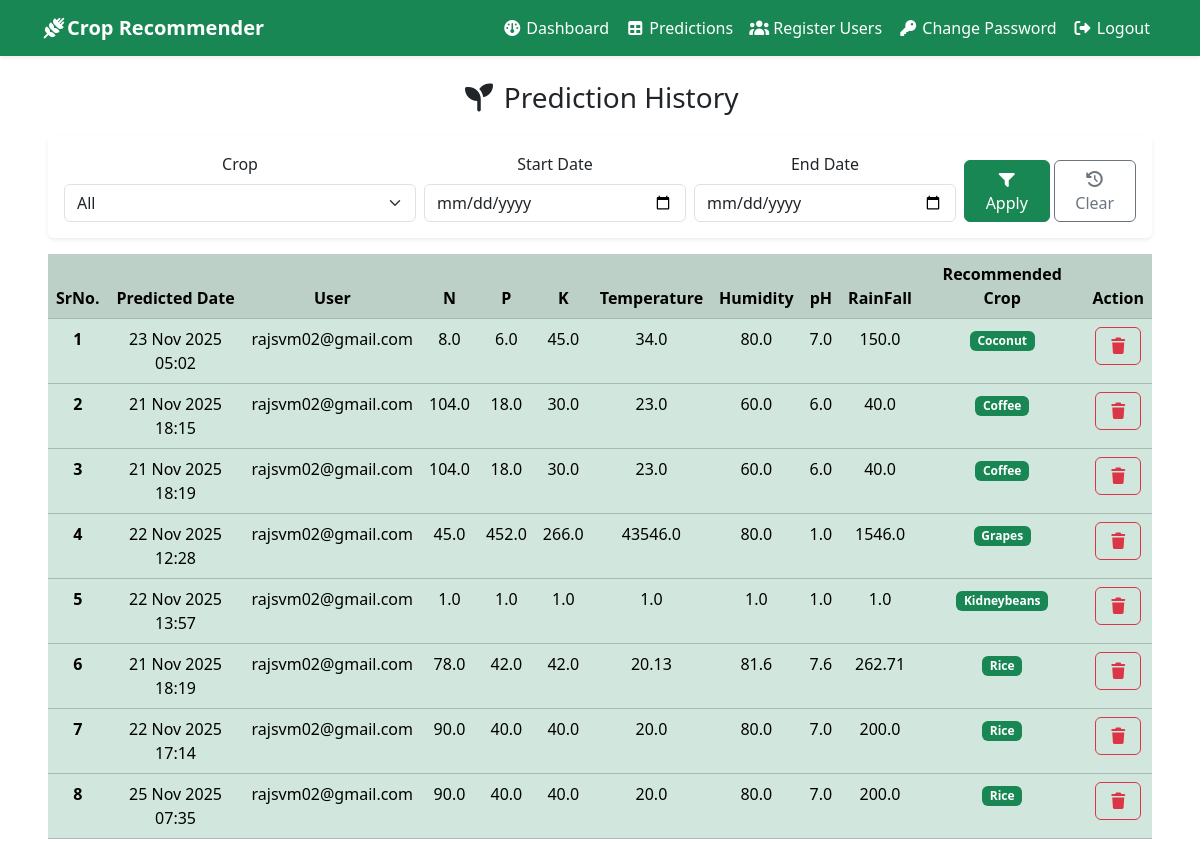
The app's page /admin_pred_list/ (signed in), older data.
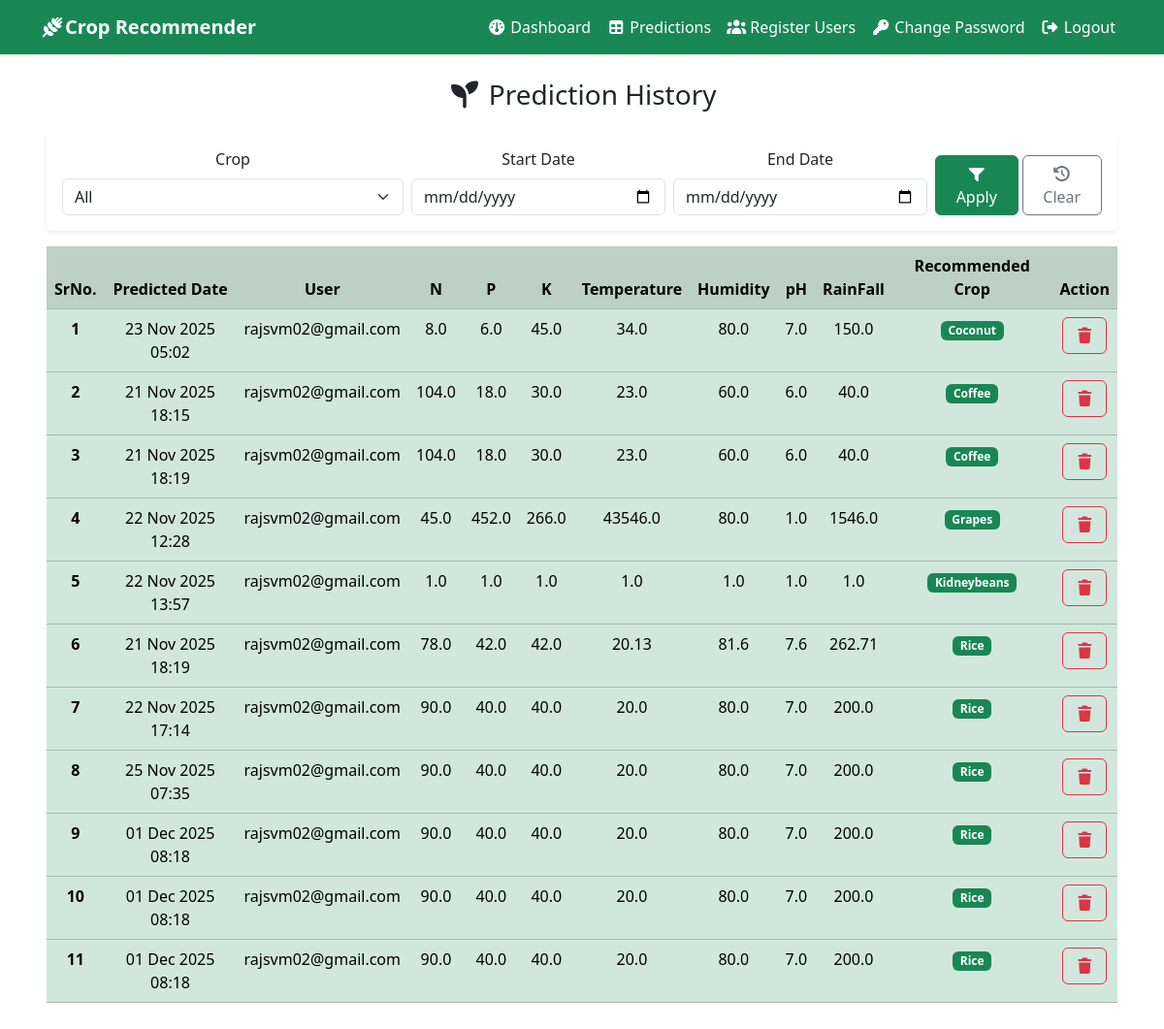
The same page, newer data.
### recommender/models.py (models this page shows, shortened)
class Prediction(models.Model):
    user = models.ForeignKey(User,on_delete=models.CASCADE,related_name='predictions')
    N = models.FloatField()
    P = models.FloatField()
    K = models.FloatField()
    temperature = models.FloatField()
    humidity = models.FloatField()
    ph = models.FloatField()
    rainfall = models.FloatField()
    predicted_label = models.CharField(max_length=100)
    created_at = models.DateTimeField(auto_now_add = True)
    class Meta:
        ordering = ['-created_at']

### recommender/views.py (the view)
# urls.py: path('admin_pred_list/',AdminUserPrediction, name="admin_pred_list"),
@user_passes_test(is_staff,login_url="admin_login")
def AdminUserPrediction(request):
    qs = Prediction.objects.order_by('predicted_label').select_related('user')
    crop = request.GET.get('crop')
    start_date = request.GET.get('start')
    end_date = request.GET.get('end')
    if crop:
        qs = qs.filter(predicted_label__iexact=crop)
    s_date = parse_date(start_date) if start_date else None
    e_date = parse_date(end_date) if end_date else None
    if s_date:
        qs = qs.filter(create_at__date__gte = s_date)
    if e_date:
        qs =qs.filter(create_at__date__lte = e_date)
    crops = (Prediction.objects.order_by('predicted_label').values_list('predicted_label',flat=True).distinct())
    context = {
        "qs" : qs,
        "crops" :crops,
        "current_crop" : crop,
        "start" : start_date,
        "end" : end_date
    }
    return render(request,"user_predictions.html",context)

### recommender/views.py (called while the page is built)
def is_staff(user):
    return user.is_authenticated and user.is_staff

### recommender/templates/user_predictions.html (shortened to what this page needs)
{% extends 'base.html' %}
{% block content %}
<div class="text-center mx-4 ">
    <h3 class="mb-3"> <i class="fa-solid mb-2 mt-1 fa-seedling"></i> Prediction History</h3>
    <form method="get" class="card card-body shadow-sm border-0 mb-3">
        <div class="row g-2">
            <div class="col-md-4">
                <label class="form-label">Crop</label>
                <select name="crop" class="form-select">
                    <option value="">All</option>
                </select>
            </div>
            <div class="col-md-3">
                <label class="form-label">Start Date</label>
                <input type="date" name="start" value="" class="form-control">
            </div>
            <div class="col-md-3">
                <label class="form-label">End Date</label>
                <input type="date" name="end" value="" class="form-control">
            </div>
            <div class="col-md-2 d-flex align-items-end gap-1">
               <button class="btn btn-success w-80" type="submit">
                <i class="fa-solid fa-filter"></i> Apply
               </button>
               <button type="reset" class="btn btn-outline-secondary w-80"><i class="fa-solid fa-clock-rotate-left"></i> Clear</a>
            </div>
        </div>
    </form>
    <div class="table-responsive">
        <table class="table table-success  table-hover">
            <thead>
                <tr class="table-active">
                    <th scope="col">SrNo.</th>
                    <th scope="col">Predicted Date</th>
                    <th scope="col">User</th>
                    <th scope="col">N</th>
                    <th scope="col">P</th>
                    <th scope="col">K</th>
                    <th scope="col">Temperature</th>
                    <th scope="col">Humidity</th>
                    <th scope="col">pH</th>
                    <th scope="col">RainFall</th>
                    <th scope="col">Recommended Crop</th>
                    <th scope="col">Action</th>
                </tr>
            </thead>
            <tbody>
                {% for p in qs %}
                <tr>
                    <th>{{forloop.counter}}</th>
                    <td>{{p.created_at|date:"d M Y H:i"}}</td>
                    <td>{{p.user.username}}</td>
                    <td>{{p.N}}</td>
                    <td>{{p.P}}</td>
                    <td>{{p.K}}</td>
                    <td>{{p.temperature}}</td>
                    <td>{{p.humidity}}</td>
                    <td>{{p.ph}}</td>
                    <td>{{p.rainfall}}</td>
                    <td><span class="badge bg-success">{{p.predicted_label|title}}</span></td>
                    <td><a href="{% url 'admin_delete_pred' p.id %}" class="btn btn-outline-danger"
                            onclick="return confirm('Delete this entry? This cannot be undone')"><i
                                class="fa-solid fa-trash"></i></a>
                    </td>
                </tr>
                {% endfor %}
            </tbody>
        </table>
    </div>
</div>
{% endblock %}

Row changes from the older to the newer data that the page shows:
added Prediction: created_at "01 Dec 2025 08:18", user.username "rajsvm02@gmail.com", N "90.0", P "40.0", K "40.0", temperature "20.0", humidity "80.0", ph "7.0", rainfall "200.0", predicted_label "Rice"
added Prediction: created_at "01 Dec 2025 08:18", user.username "rajsvm02@gmail.com", N "90.0", P "40.0", K "40.0", temperature "20.0", humidity "80.0", ph "7.0", rainfall "200.0", predicted_label "Rice"
added Prediction: created_at "01 Dec 2025 08:18", user.username "rajsvm02@gmail.com", N "90.0", P "40.0", K "40.0", temperature "20.0", humidity "80.0", ph "7.0", rainfall "200.0", predicted_label "Rice"
